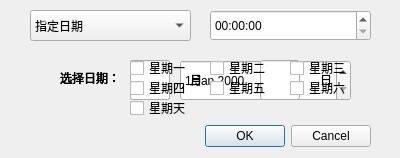
<?xml version="1.0" encoding="UTF-8"?>
<ui version="4.0">
 <class>TimeChooseDialog</class>
 <widget class="QDialog" name="TimeChooseDialog">
  <property name="geometry">
   <rect>
    <x>0</x>
    <y>0</y>
    <width>400</width>
    <height>158</height>
   </rect>
  </property>
  <property name="windowTitle">
   <string>Dialog</string>
  </property>
  <widget class="QDialogButtonBox" name="buttonBox">
   <property name="geometry">
    <rect>
     <x>30</x>
     <y>120</y>
     <width>341</width>
     <height>32</height>
    </rect>
   </property>
   <property name="orientation">
    <enum>Qt::Horizontal</enum>
   </property>
   <property name="standardButtons">
    <set>QDialogButtonBox::Cancel|QDialogButtonBox::Ok</set>
   </property>
  </widget>
  <widget class="QTimeEdit" name="timeEdit">
   <property name="geometry">
    <rect>
     <x>210</x>
     <y>10</y>
     <width>161</width>
     <height>31</height>
    </rect>
   </property>
  </widget>
  <widget class="QComboBox" name="comboBox">
   <property name="geometry">
    <rect>
     <x>30</x>
     <y>10</y>
     <width>161</width>
     <height>31</height>
    </rect>
   </property>
   <item>
    <property name="text">
     <string>指定日期</string>
    </property>
   </item>
   <item>
    <property name="text">
     <string>每年</string>
    </property>
   </item>
   <item>
    <property name="text">
     <string>每月</string>
    </property>
   </item>
   <item>
    <property name="text">
     <string>每日</string>
    </property>
   </item>
   <item>
    <property name="text">
     <string>星期</string>
    </property>
   </item>
  </widget>
  <widget class="QWidget" name="widgetDate" native="true">
   <property name="geometry">
    <rect>
     <x>30</x>
     <y>40</y>
     <width>341</width>
     <height>91</height>
    </rect>
   </property>
   <widget class="QDateEdit" name="dateEdit">
    <property name="geometry">
     <rect>
      <x>150</x>
      <y>20</y>
      <width>171</width>
      <height>41</height>
     </rect>
    </property>
   </widget>
   <widget class="QLabel" name="label">
    <property name="geometry">
     <rect>
      <x>30</x>
      <y>30</y>
      <width>81</width>
      <height>16</height>
     </rect>
    </property>
    <property name="text">
     <string>选择日期：</string>
    </property>
   </widget>
  </widget>
  <widget class="QWidget" name="widgetEveryYear" native="true">
   <property name="geometry">
    <rect>
     <x>30</x>
     <y>40</y>
     <width>341</width>
     <height>91</height>
    </rect>
   </property>
   <widget class="QLabel" name="label_2">
    <property name="geometry">
     <rect>
      <x>30</x>
      <y>30</y>
      <width>81</width>
      <height>16</height>
     </rect>
    </property>
    <property name="text">
     <string>选择日期：</string>
    </property>
   </widget>
   <widget class="QLineEdit" name="lineEditYear">
    <property name="geometry">
     <rect>
      <x>100</x>
      <y>20</y>
      <width>40</width>
      <height>40</height>
     </rect>
    </property>
   </widget>
   <widget class="QLabel" name="label_7">
    <property name="geometry">
     <rect>
      <x>160</x>
      <y>20</y>
      <width>40</width>
      <height>40</height>
     </rect>
    </property>
    <property name="text">
     <string>月</string>
    </property>
   </widget>
   <widget class="QLineEdit" name="lineEditYear2">
    <property name="geometry">
     <rect>
      <x>230</x>
      <y>20</y>
      <width>40</width>
      <height>40</height>
     </rect>
    </property>
   </widget>
   <widget class="QLabel" name="label_8">
    <property name="geometry">
     <rect>
      <x>290</x>
      <y>20</y>
      <width>40</width>
      <height>40</height>
     </rect>
    </property>
    <property name="text">
     <string>日</string>
    </property>
   </widget>
  </widget>
  <widget class="QWidget" name="widgetEveryMonth" native="true">
   <property name="geometry">
    <rect>
     <x>30</x>
     <y>40</y>
     <width>341</width>
     <height>91</height>
    </rect>
   </property>
   <widget class="QLabel" name="label_3">
    <property name="geometry">
     <rect>
      <x>30</x>
      <y>30</y>
      <width>81</width>
      <height>16</height>
     </rect>
    </property>
    <property name="text">
     <string>选择日期：</string>
    </property>
   </widget>
   <widget class="QLabel" name="label_9">
    <property name="geometry">
     <rect>
      <x>160</x>
      <y>20</y>
      <width>40</width>
      <height>40</height>
     </rect>
    </property>
    <property name="text">
     <string>日</string>
    </property>
   </widget>
   <widget class="QLineEdit" name="lineEditMonth">
    <property name="geometry">
     <rect>
      <x>100</x>
      <y>20</y>
      <width>40</width>
      <height>40</height>
     </rect>
    </property>
   </widget>
  </widget>
  <widget class="QWidget" name="widgetEveryWeek" native="true">
   <property name="geometry">
    <rect>
     <x>30</x>
     <y>40</y>
     <width>341</width>
     <height>91</height>
    </rect>
   </property>
   <widget class="QLabel" name="label_4">
    <property name="geometry">
     <rect>
      <x>30</x>
      <y>30</y>
      <width>81</width>
      <height>16</height>
     </rect>
    </property>
    <property name="text">
     <string>选择日期：</string>
    </property>
   </widget>
   <widget class="QCheckBox" name="checkBox_1">
    <property name="geometry">
     <rect>
      <x>100</x>
      <y>20</y>
      <width>71</width>
      <height>16</height>
     </rect>
    </property>
    <property name="text">
     <string>星期一</string>
    </property>
   </widget>
   <widget class="QCheckBox" name="checkBox_2">
    <property name="geometry">
     <rect>
      <x>180</x>
      <y>20</y>
      <width>71</width>
      <height>16</height>
     </rect>
    </property>
    <property name="text">
     <string>星期二</string>
    </property>
   </widget>
   <widget class="QCheckBox" name="checkBox_3">
    <property name="geometry">
     <rect>
      <x>260</x>
      <y>20</y>
      <width>71</width>
      <height>16</height>
     </rect>
    </property>
    <property name="text">
     <string>星期三</string>
    </property>
   </widget>
   <widget class="QCheckBox" name="checkBox_4">
    <property name="geometry">
     <rect>
      <x>100</x>
      <y>40</y>
      <width>71</width>
      <height>16</height>
     </rect>
    </property>
    <property name="text">
     <string>星期四</string>
    </property>
   </widget>
   <widget class="QCheckBox" name="checkBox_5">
    <property name="geometry">
     <rect>
      <x>180</x>
      <y>40</y>
      <width>71</width>
      <height>16</height>
     </rect>
    </property>
    <property name="text">
     <string>星期五</string>
    </property>
   </widget>
   <widget class="QCheckBox" name="checkBox_6">
    <property name="geometry">
     <rect>
      <x>260</x>
      <y>40</y>
      <width>71</width>
      <height>16</height>
     </rect>
    </property>
    <property name="text">
     <string>星期六</string>
    </property>
   </widget>
   <widget class="QCheckBox" name="checkBox_7">
    <property name="geometry">
     <rect>
      <x>100</x>
      <y>60</y>
      <width>71</width>
      <height>16</height>
     </rect>
    </property>
    <property name="text">
     <string>星期天</string>
    </property>
   </widget>
  </widget>
  <widget class="QWidget" name="widgetEveryDay" native="true">
   <property name="geometry">
    <rect>
     <x>30</x>
     <y>40</y>
     <width>341</width>
     <height>91</height>
    </rect>
   </property>
  </widget>
  <zorder>widgetDate</zorder>
  <zorder>buttonBox</zorder>
  <zorder>timeEdit</zorder>
  <zorder>comboBox</zorder>
  <zorder>widgetEveryDay</zorder>
  <zorder>widgetEveryYear</zorder>
  <zorder>widgetEveryMonth</zorder>
  <zorder>widgetEveryWeek</zorder>
 </widget>
 <resources/>
 <connections>
  <connection>
   <sender>buttonBox</sender>
   <signal>accepted()</signal>
   <receiver>TimeChooseDialog</receiver>
   <slot>accept()</slot>
   <hints>
    <hint type="sourcelabel">
     <x>248</x>
     <y>254</y>
    </hint>
    <hint type="destinationlabel">
     <x>157</x>
     <y>274</y>
    </hint>
   </hints>
  </connection>
  <connection>
   <sender>buttonBox</sender>
   <signal>rejected()</signal>
   <receiver>TimeChooseDialog</receiver>
   <slot>reject()</slot>
   <hints>
    <hint type="sourcelabel">
     <x>316</x>
     <y>260</y>
    </hint>
    <hint type="destinationlabel">
     <x>286</x>
     <y>274</y>
    </hint>
   </hints>
  </connection>
 </connections>
</ui>
